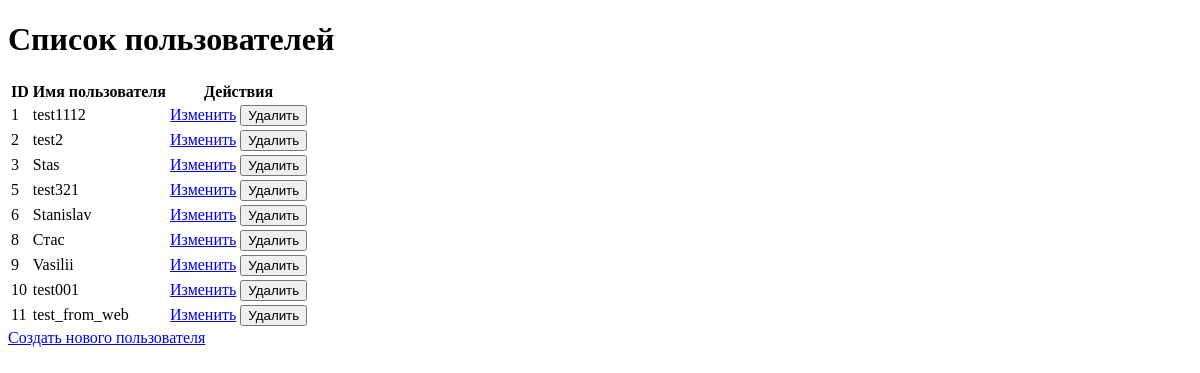
/users, run on an earlier commit of the app's database.
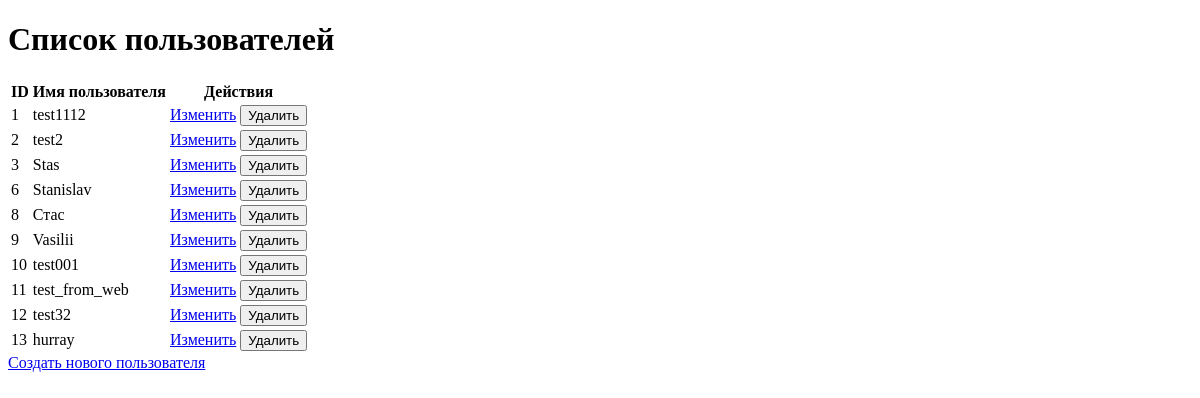
And on a later commit of the database.
### webapp/models.py (models this page shows, shortened)
class User(db.Model):
    id = db.Column(db.Integer, primary_key=True)
    username = db.Column(db.String(100), unique=True, nullable=False)
    password = db.Column(db.String(100), nullable=False)

### webapp/app.py (the view)
@app.route('/users')
def users() -> str:
    all_users = User.query.all()
    return render_template('users.html', users=all_users)

### webapp/templates/users.html (shortened to what this page needs)
<!DOCTYPE html>
<html>
<head>
</head>
<body>
    <h1>Список пользователей</h1>
    <table>
        <tr>
            <th>ID</th>
            <th>Имя пользователя</th>
            <th>Действия</th>
        </tr>
        {% for user in users %}
        <tr>
            <td>{{ user.id }}</td>
            <td>{{ user.username }}</td>
            <td>
                <a href="{{ url_for('update_user', user_id=user.id) }}">Изменить</a>
                <form action="{{ url_for('delete_user', user_id=user.id) }}" method="POST" style="display: inline;">
                    <button type="submit">Удалить</button>
                </form>
            </td>
        </tr>
        {% endfor %}
    </table>
    <a href="{{ url_for('create_user') }}">Создать нового пользователя</a>
</body>
</html>

What changed in the data, as far as the page shows it:
removed User: id "5", username "test321"
added User: id "12", username "test32"
added User: id "13", username "hurray"
